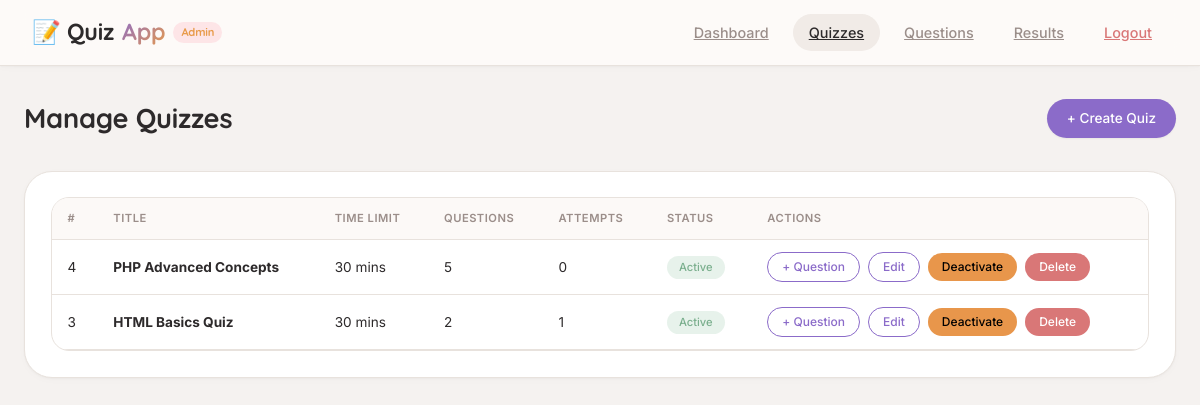
The app's page /admin/quizzes.php (signed in) with its own data.
### tables this page shows
CREATE TABLE `quizzes` (
  `id` int(11) NOT NULL,
  `title` varchar(200) NOT NULL,
  `description` text DEFAULT NULL,
  `time_limit` int(11) DEFAULT 30,
  `created_by` int(11) DEFAULT NULL,
  `is_active` tinyint(1) DEFAULT 1,
  `created_at` timestamp NOT NULL DEFAULT current_timestamp()
);

### admin/quizzes.php (the view, shortened to what this page needs)
<?php
require_once '../includes/db.php';
$quizzes = $conn->query("
    SELECT q.*,
           (SELECT COUNT(*) FROM questions WHERE quiz_id = q.id) AS q_count,
           (SELECT COUNT(*) FROM attempts WHERE quiz_id = q.id) AS attempts_count
    FROM quizzes q
    ORDER BY q.created_at DESC
");
?>
<!DOCTYPE html>
<html lang="en">
<head>
<link rel="stylesheet" href="../assets/css/style.css">
</head>
<body>
<nav class="navbar">
    <div class="logo">📝 Quiz<span>App</span> <span style="font-size:0.7rem; color:var(--accent2); background:rgba(255,101,132,0.15); padding:2px 8px; border-radius:20px;">Admin</span></div>
    <div class="nav-links">
        <a href="dashboard.php">Dashboard</a>
        <a href="quizzes.php" class="active">Quizzes</a>
        <a href="questions.php">Questions</a>
        <a href="results.php">Results</a>
        <a href="../logout.php" style="color:var(--danger)">Logout</a>
    </div>
</nav>
<div class="container">
    <div class="page-header">
        <h2>Manage Quizzes</h2>
        <a href="create_quiz.php" class="btn btn-primary">+ Create Quiz</a>
    </div>
    <div class="card">
        <div class="table-wrapper">
            <table>
                <thead>
                    <tr>
                        <th>#</th>
                        <th>Title</th>
                        <th>Time Limit</th>
                        <th>Questions</th>
                        <th>Attempts</th>
                        <th>Status</th>
                        <th>Actions</th>
                    </tr>
                </thead>
                <tbody>
                    <?php while ($q = $quizzes->fetch_assoc()): ?>
                    <tr>
                        <td><?= $q['id'] ?></td>
                        <td><strong><?= htmlspecialchars($q['title']) ?></strong></td>
                        <td><?= $q['time_limit'] ?> mins</td>
                        <td><?= $q['q_count'] ?></td>
                        <td><?= $q['attempts_count'] ?></td>
                        <td>
                            <span class="badge <?= $q['is_active'] ? 'badge-success' : 'badge-danger' ?>">
                                <?= $q['is_active'] ? 'Active' : 'Inactive' ?>
                            </span>
                        </td>
                        <td>
                            <div class="flex gap-2 items-center">
                                <a href="add_question.php?quiz_id=<?= $q['id'] ?>" class="btn btn-outline btn-sm">+ Question</a>
                                <a href="edit_quiz.php?id=<?= $q['id'] ?>" class="btn btn-outline btn-sm">Edit</a>
                                <a href="?toggle=<?= $q['id'] ?>" class="btn btn-sm"
                                   style="background:var(--warning);color:#000;">
                                   <?= $q['is_active'] ? 'Deactivate' : 'Activate' ?>
                                </a>
                                <a href="?delete=<?= $q['id'] ?>" class="btn btn-danger btn-sm"
                                   onclick="return confirm('Delete this quiz and all its questions?')">Delete</a>
                            </div>
                        </td>
                    </tr>
                    <?php endwhile; ?>
                </tbody>
            </table>
        </div>
    </div>
</div>
</body>
</html>

### assets/css/style.css (style rules this page uses)
:root { --bg: #F5F2F0; --surface: #FDFBF9; --card: #FFFFFF; --border: #E8E2DD; --accent: #8B6BC9; --accent2: #E89B4A; --accent3: #5EAA78; --text: #2D2A2B; --muted: #9B8E8A; --danger: #D97777; --success: #7BAF8E; --warning: #E8964B; --radius-sm: 12px; --radius-md: 18px; --radius-lg: 28px; --shadow-sm: 0 2px 8px rgba(0, 0, 0, 0.02), 0 1px 2px rgba(0, 0, 0, 0.03); --shadow-md: 0 8px 24px rgba(0, 0, 0, 0.05); --shadow-lg: 0 20px 35px -12px rgba(0, 0, 0, 0.08); --transition: all 0.25s cubic-bezier(0.2, 0.9, 0.4, 1.1); }
* { margin: 0; padding: 0; box-sizing: border-box; }
body { font-family: 'Inter', -apple-system, BlinkMacSystemFont, 'Segoe UI', sans-serif; background: var(--bg); color: var(--text); line-height: 1.5; font-size: 15px; -webkit-font-smoothing: antialiased; }
h1, h2, h3, h4, .logo, .timer-display, .stat-card .stat-val, .score-circle .score-num { font-family: 'Quicksand', 'Inter', sans-serif; font-weight: 600; letter-spacing: -0.2px; }
.navbar { background: rgba(253, 251, 249, 0.92); backdrop-filter: blur(12px); border-bottom: 1px solid var(--border); padding: 0 2rem; display: flex; align-items: center; justify-content: space-between; height: 66px; position: sticky; top: 0; z-index: 100; box-shadow: var(--shadow-sm); }
.navbar .logo { font-family: 'Quicksand', sans-serif; font-size: 1.45rem; font-weight: 700; color: var(--text); display: flex; align-items: center; gap: 8px; }
.navbar .logo span { background: linear-gradient(135deg, var(--accent), var(--accent2)); -webkit-background-clip: text; background-clip: text; color: transparent; }
.nav-links { display: flex; gap: 0.5rem; align-items: center; }
.nav-links a { color: var(--muted); font-size: 0.9rem; font-weight: 500; padding: 8px 16px; border-radius: 40px; transition: var(--transition); }
.nav-links a:hover, .nav-links a.active { color: var(--text); background: #F1EBE7; }
.btn { display: inline-flex; align-items: center; gap: 8px; padding: 9px 20px; border-radius: 40px; border: none; cursor: pointer; font-family: 'Inter', sans-serif; font-size: 0.85rem; font-weight: 500; transition: var(--transition); text-decoration: none; }
.btn-primary { background: var(--accent); color: white; box-shadow: 0 1px 2px rgba(0,0,0,0.05); }
.btn-danger { background: var(--danger); color: white; }
.btn-outline { background: transparent; color: var(--accent); border: 1px solid var(--accent); }
.btn-sm { padding: 5px 14px; font-size: 0.75rem; }
.container { max-width: 1200px; margin: 0 auto; padding: 2rem 1.5rem; }
.card { background: var(--card); border: 1px solid var(--border); border-radius: var(--radius-lg); padding: 1.6rem; transition: var(--transition); box-shadow: var(--shadow-sm); }
.table-wrapper { overflow-x: auto; border-radius: var(--radius-md); background: var(--card); border: 1px solid var(--border); }
table { width: 100%; border-collapse: collapse; font-size: 0.85rem; }
thead th { background: #FCF9F7; padding: 12px 16px; text-align: left; color: var(--muted); font-weight: 600; font-size: 0.7rem; text-transform: uppercase; letter-spacing: 0.5px; border-bottom: 1px solid var(--border); }
tbody td { padding: 12px 16px; border-bottom: 1px solid var(--border); color: var(--text); }
.badge { display: inline-block; padding: 3px 12px; border-radius: 40px; font-size: 0.7rem; font-weight: 500; }
.badge-success { background: rgba(94, 170, 120, 0.15); color: var(--success); }
.page-header { display: flex; align-items: center; justify-content: space-between; margin-bottom: 2rem; flex-wrap: wrap; gap: 1rem; }
.page-header h2 { font-size: 1.7rem; font-weight: 700; color: var(--text); }
.flex { display: flex; }
.gap-2 { gap: 0.5rem; }
.items-center { align-items: center; }

### records on screen
quizzes: id "4", title "PHP Advanced Concepts", time_limit "30", q_count "5", attempts_count "0", is_active "Active"
quizzes: id "3", title "HTML Basics Quiz", time_limit "30", q_count "2", attempts_count "1", is_active "Active"
